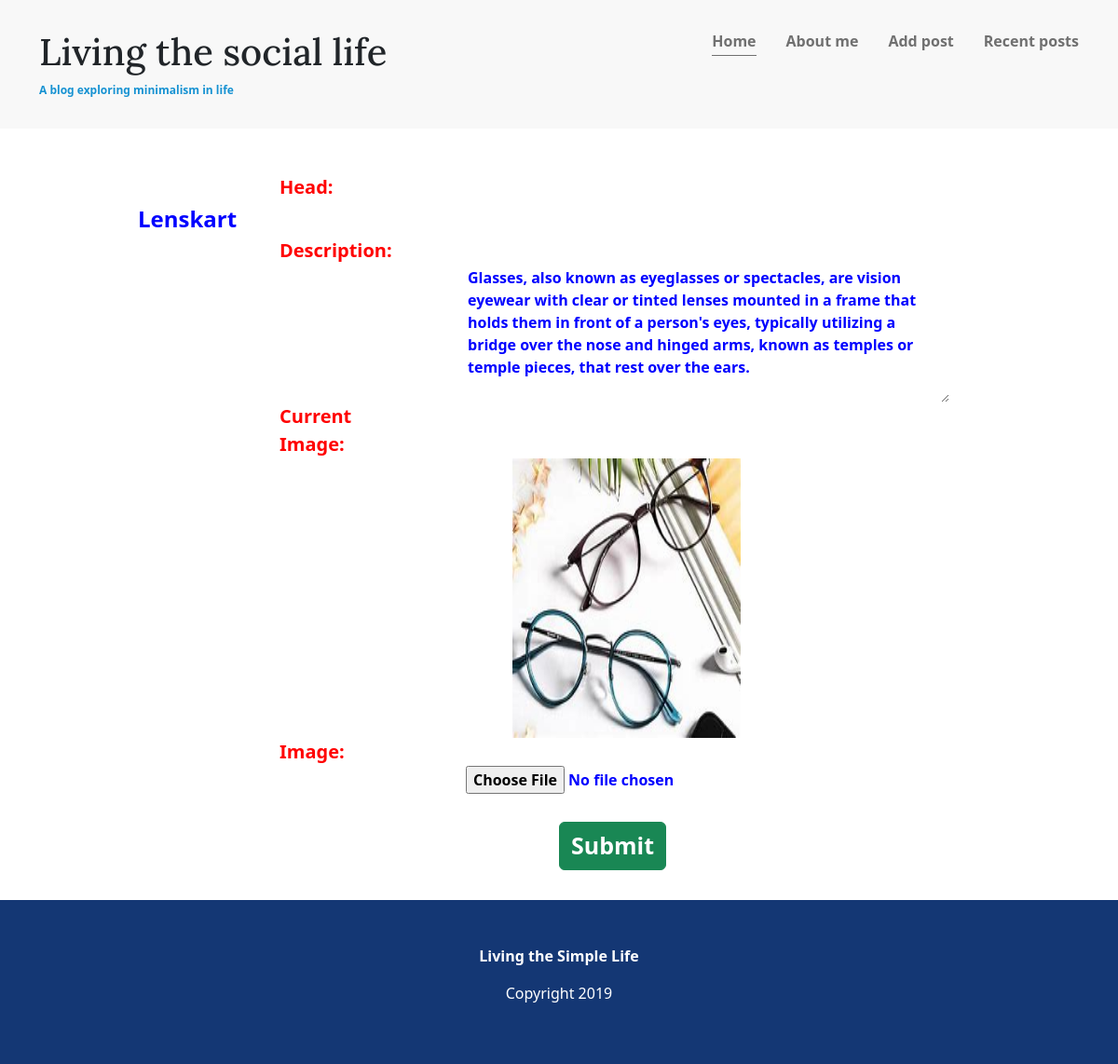
The page /edit/23/ on the database its author committed.
### home/models.py (models this page shows)
class Article(models.Model):
    head=models.CharField(max_length=100)
    para=models.CharField(max_length=300)
    image=models.ImageField(upload_to='article_images/')
    date=models.DateField()

### home/views.py (the view)
# urls.py: path('edit/<int:id>/',views.edit,name='edit'),
def edit(request, id):
    if request.method == "POST":
        head = request.POST.get('head')
        para = request.POST.get('para')
        image = request.FILES.get('image')
        edit_article = Article.objects.get(id=id)
        edit_article.head = head
        edit_article.para = para
        if image:
            edit_article.image = image
        edit_article.save()
        messages.success(request, "Details Updated Successfully")
        return render(request, 'edit.html', {'blog': edit_article})
    else:
        data = {
            "blog": Article.objects.get(id=id)
        }
        return render(request, 'edit.html', data)

### templates/edit.html (shortened to what this page needs)
{% extends "base.html" %}
{% load static %}
{% block content %}
<form method="post" action="{% url 'edit' id=blog.id %}" enctype="multipart/form-data" class="edits">
<article class="article-recent">
    <div class="article-recent-main">
        <label for="" id="labels"> Head: </label>
        <input type="text" class="article-title" value="{{blog.head}}" id="head1" name="head" > <br>
        <label for="" id="labels"> Description: </label> <br>
        <textarea name="para" rows="6" cols="50" class="article-body" id="area" >{{ blog.para }}</textarea>
    <div class="article-recent-secondary">
        {% if blog.image %}
    <label for="" id="labels"> Current Image: </label><img id="currentimage" src="{{ blog.image.url }}" alt="Current Image" width="400px" height="300px">
    {% endif %}
    <label for="" id="labels"> Image: </label> <input type="file" name="image" id="files">
    </div>
    <input type="submit" value="Submit" id="submits" class="btn btn-success">
    </div>
</article>
</form>
{% endblock %}

### static/css/styles1.css (style rules this page uses)
body { margin: 0; font-family: 'Ubuntu', sans-serif; font-size: 1.125rem; font-weight: 300; }
img { max-width: 100%; display: block; }
.article-title { font-size: 1.5rem; }
.article-recent { display: flex; flex-direction: column; margin-bottom: 2em; }
.article-recent-main { order: 2; }
.article-recent-secondary { order: 1; }
@media (min-width: 675px) { .article-recent { flex-direction: row; justify-content: space-between; } }
@media (min-width: 675px) { .article-recent-main { width: 68%; } }
@media (min-width: 675px) { .article-recent-secondary { width: 30%; } }
#labels { font-size: 20px; color: red; margin-left: 300px; font-weight: bold; }
#area { margin-left: 500px; color: blue; font-weight: bold; border: none; }
#currentimage { margin-left: 550px; }
#head1 { margin-left: 146px; color: blue; font-weight: bold; border: none; }
#files { margin-left: 500px; color: blue; font-weight: bold; }
#submits { margin-left: 600px; margin-top: 30px; font-weight: bold; font-size: 25px; }

### rows shown on the page
Article: head "Lenskart", para "Glasses, also known as eyeglasses or spectacles, are vision eyewear with clear or tinted lenses mounted in a frame that holds them in front of a person's eyes, typically utilizing a bridge over the nose and hinged arms, known as temples or temple pieces, that rest over the ears.", image (picture)
